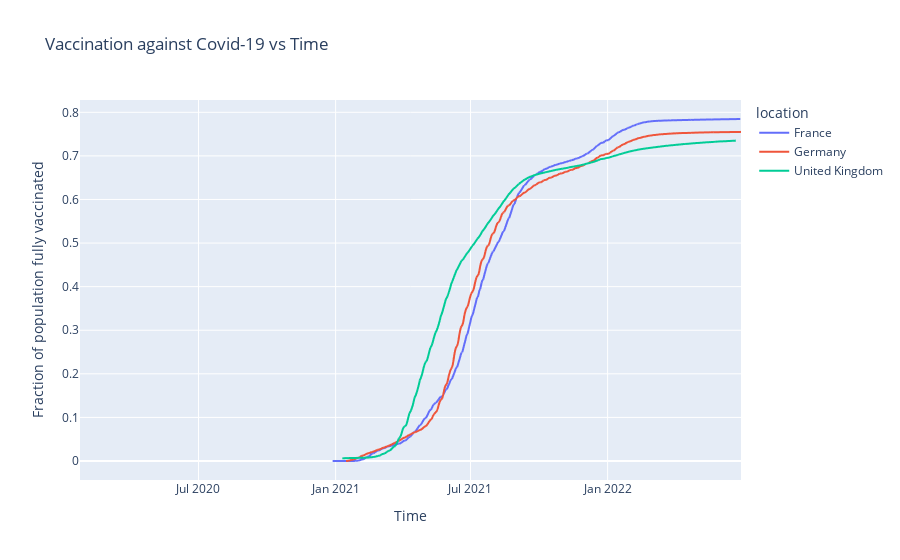

Notebook code cell kept with this figure:
### Code cell
fig = px.line(df_filtered, x="date", y="normalised_fully_vaccinated", color='location', 
labels = {"date":"Time", "normalised_fully_vaccinated":"Fraction of population fully vaccinated"},
title='Vaccination against Covid-19 vs Time')
fig.show()

### Figure 1 — Plotly figure (JSON) as saved in the notebook; plotly's stock layout.template omitted (floating-point values rounded to 4 significant figures; data arrays with more than 128 entries replaced by an {"elided": "..."} marker saying what was removed)
{"data": [{"hovertemplate": "location=France<br>Time=%{x}<br>Fraction of population fully vaccinated=%{y}<extra></extra>", "legendgroup": "France", "line": {"color": "#636efa", "dash": "solid"}, "marker": {"symbol": "circle"}, "mode": "lines", "name": "France", "showlegend": true, "type": "scattergl", "x": {"elided": "888 str values"}, "xaxis": "x", "y": {"elided": "888 float values"}, "yaxis": "y"}, {"hovertemplate": "location=Germany<br>Time=%{x}<br>Fraction of population fully vaccinated=%{y}<extra></extra>", "legendgroup": "Germany", "line": {"color": "#EF553B", "dash": "solid"}, "marker": {"symbol": "circle"}, "mode": "lines", "name": "Germany", "showlegend": true, "type": "scattergl", "x": {"elided": "885 str values"}, "xaxis": "x", "y": {"elided": "885 float values"}, "yaxis": "y"}, {"hovertemplate": "location=United Kingdom<br>Time=%{x}<br>Fraction of population fully vaccinated=%{y}<extra></extra>", "legendgroup": "United Kingdom", "line": {"color": "#00cc96", "dash": "solid"}, "marker": {"symbol": "circle"}, "mode": "lines", "name": "United Kingdom", "showlegend": true, "type": "scattergl", "x": {"elided": "881 str values"}, "xaxis": "x", "y": {"elided": "881 float values"}, "yaxis": "y"}], "layout": {"legend": {"title": {"text": "location"}, "tracegroupgap": 0}, "title": {"text": "Vaccination against Covid-19 vs Time"}, "xaxis": {"anchor": "y", "domain": [0, 1], "title": {"text": "Time"}}, "yaxis": {"anchor": "x", "domain": [0, 1], "title": {"text": "Fraction of population fully vaccinated"}}}}
